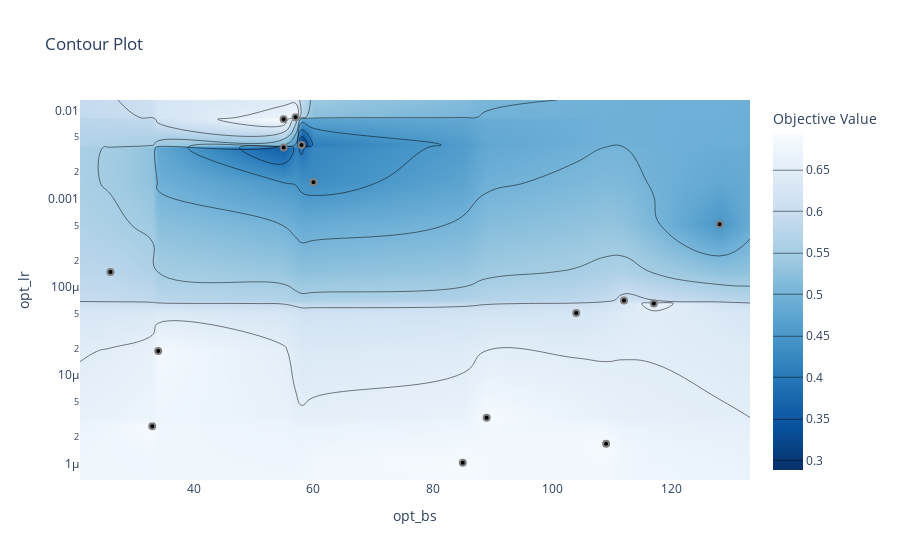

This figure's notebook cell:
### Code cell
from optuna.visualization import plot_contour
plot_contour(study, params=["opt_lr", "opt_bs"])

### Figure 1 — Plotly figure (JSON) as saved in the notebook; plotly's stock layout.template omitted (floating-point values rounded to 4 significant figures; data arrays with more than 128 entries replaced by an {"elided": "..."} marker saying what was removed)
{"data": [{"colorbar": {"title": {"text": "Objective Value"}}, "colorscale": [[0, "rgb(247,251,255)"], [0.125, "rgb(222,235,247)"], [0.25, "rgb(198,219,239)"], [0.375, "rgb(158,202,225)"], [0.5, "rgb(107,174,214)"], [0.625, "rgb(66,146,198)"], [0.75, "rgb(33,113,181)"], [0.875, "rgb(8,81,156)"], [1, "rgb(8,48,107)"]], "connectgaps": true, "contours": {"coloring": "heatmap"}, "hoverinfo": "none", "line": {"smoothing": 1.3}, "reversescale": true, "type": "contour", "x": [20.9, 26, 33, 34, 55, 57, 58, 60, 85, 89, 104, 109, 112, 117, 128, 133.1], "y": [6.471e-07, 1.016e-06, 1.669e-06, 2.632e-06, 3.287e-06, 1.875e-05, 5.066e-05, 6.492e-05, 7.054e-05, 0.0001478, 0.0005143, 0.001544, 0.003813, 0.004076, 0.007995, 0.008421, 0.01322], "z": {"elided": "17x16 float values"}}, {"marker": {"color": "black", "line": {"color": "Gray", "width": 2}}, "mode": "markers", "name": "Feasible Trial", "showlegend": false, "type": "scatter", "x": [104, 26, 33, 85, 89, 112, 117, 34, 128, 109, 58, 55, 55, 57, 60], "y": [5.066e-05, 0.0001478, 2.632e-06, 1.016e-06, 3.287e-06, 7.054e-05, 6.492e-05, 1.875e-05, 0.0005143, 1.669e-06, 0.004076, 0.003813, 0.007995, 0.008421, 0.001544]}, {"marker": {"color": "#cccccc", "line": {"color": "Gray", "width": 2}}, "mode": "markers", "name": "Infeasible Trial", "showlegend": false, "type": "scatter", "x": [], "y": []}], "layout": {"title": {"text": "Contour Plot"}, "xaxis": {"range": [20.9, 133.1], "title": {"text": "opt_bs"}}, "yaxis": {"range": [-6.189, -1.879], "title": {"text": "opt_lr"}, "type": "log"}}}
